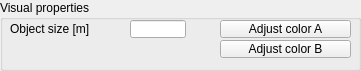
  <widget class="QGroupBox" name="groupBox">
   <property name="geometry">
    <rect>
     <x>10</x>
     <y>240</y>
     <width>361</width>
     <height>71</height>
    </rect>
   </property>
   <property name="title">
    <string>Visual properties</string>
   </property>
   <property name="flat">
    <bool>false</bool>
   </property>
   <widget class="QLabel" name="label">
    <property name="geometry">
     <rect>
      <x>10</x>
      <y>20</y>
      <width>91</width>
      <height>18</height>
     </rect>
    </property>
    <property name="text">
     <string>Object size [m]</string>
    </property>
   </widget>
   <widget class="QLineEdit" name="qqSize">
    <property name="geometry">
     <rect>
      <x>130</x>
      <y>20</y>
      <width>56</width>
      <height>18</height>
     </rect>
    </property>
   </widget>
   <widget class="QToolButton" name="qqColorA">
    <property name="geometry">
     <rect>
      <x>220</x>
      <y>20</y>
      <width>131</width>
      <height>18</height>
     </rect>
    </property>
    <property name="focusPolicy">
     <enum>Qt::StrongFocus</enum>
    </property>
    <property name="text">
     <string>Adjust color A</string>
    </property>
   </widget>
   <widget class="QToolButton" name="qqColorB">
    <property name="geometry">
     <rect>
      <x>220</x>
      <y>40</y>
      <width>131</width>
      <height>18</height>
     </rect>
    </property>
    <property name="focusPolicy">
     <enum>Qt::StrongFocus</enum>
    </property>
    <property name="text">
     <string>Adjust color B</string>
    </property>
   </widget>
  </widget>
